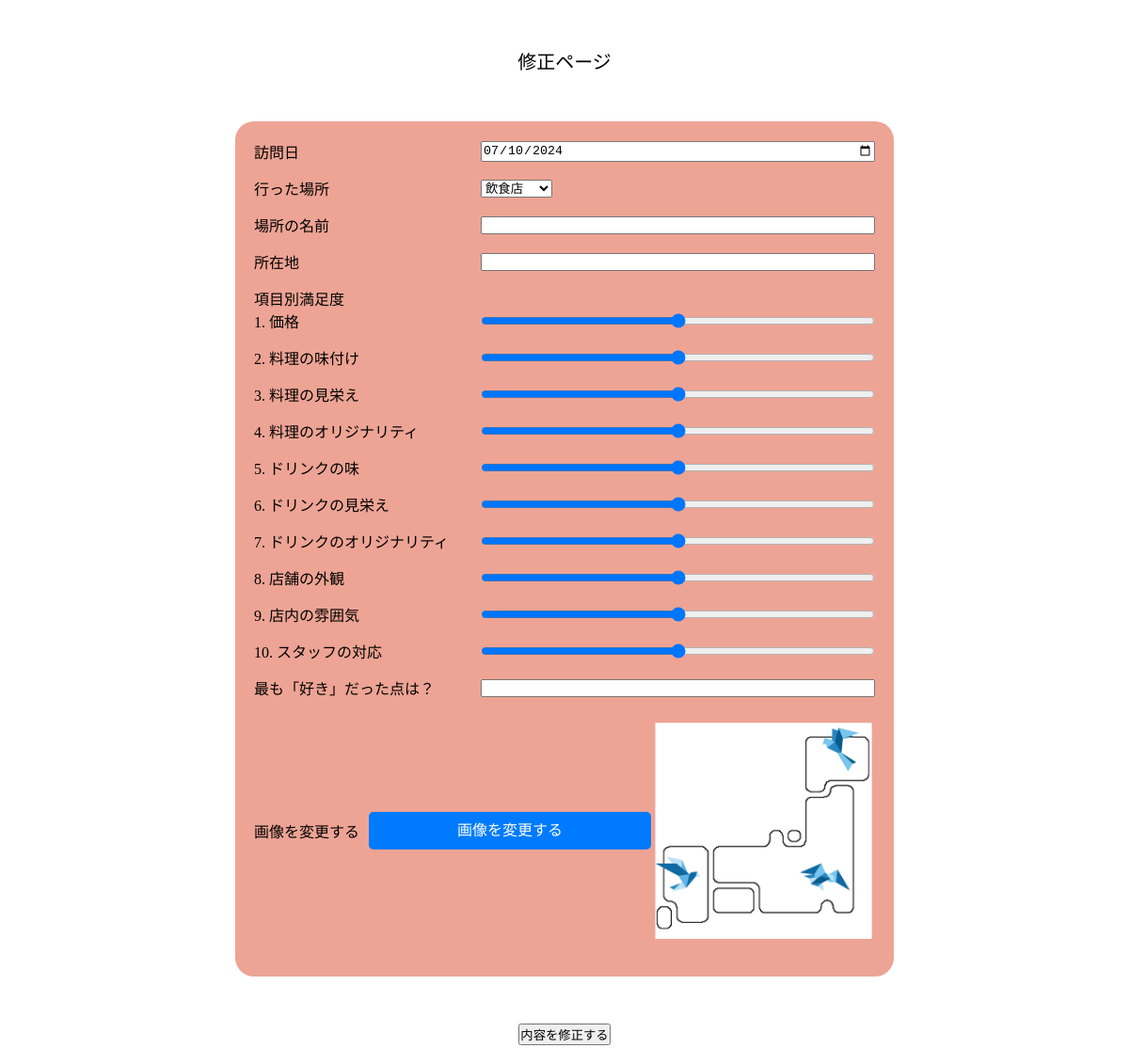
Screenshot of /detail.php?id=2 with the database file from the repository.
### tables this page shows
CREATE TABLE `favorites` (
  `id` int(11) NOT NULL,
  `visit_date` date NOT NULL,
  `place_type` varchar(50) NOT NULL,
  `facility_name` varchar(255) DEFAULT NULL,
  `location` varchar(255) DEFAULT NULL,
  `slider1` int(11) NOT NULL,
  `slider2` int(11) NOT NULL,
  `slider3` int(11) NOT NULL,
  `slider4` int(11) NOT NULL,
  `slider5` int(11) NOT NULL,
  `slider6` int(11) NOT NULL,
  `slider7` int(11) NOT NULL,
  `slider8` int(11) NOT NULL,
  `slider9` int(11) NOT NULL,
  `slider10` int(11) NOT NULL,
  `free_text` text DEFAULT NULL,
  `image_path` varchar(255) DEFAULT NULL
);

### detail.php (the view, shortened to what this page needs)
<?php
$pdo = db_conn();
$id = $_GET['id'];
$stmt = $pdo->prepare('SELECT * FROM favorites WHERE id = :id');
$stmt->bindValue(':id', $id, PDO::PARAM_INT);
$status = $stmt->execute();
if ($status === false) {
    sql_error($stmt);
} else {
    $favorite = $stmt->fetch(PDO::FETCH_ASSOC);
}
?>
<!DOCTYPE html>
<html lang="en">
<head>
    <link rel="stylesheet" href="css/style.css">
</head>
<body>
<div id="favPost">修正ページ</div>
<div class = "favorite-container">
    <form id="favorite" action="update.php" method="post" enctype="multipart/form-data">
               <div class="form-group inline">
                <label for="visit_date">訪問日</label>
                <input type="date" name="visit_date" value="<?= htmlspecialchars($favorite['visit_date']) ?>" id="visit_date">
            </div>
            <div class="form-group inline">
                <label for="place_type">行った場所</label>
                <select name="place_type" id="place_type">
                    <option value="restaurant" <?= $favorite['place_type'] == 'restaurant' ? 'selected' : '' ?>>飲食店</option>
                </select>
            </div>
            <div class="form-group inline">
                <label for="facility_name">場所の名前</label>
                <input type="text" name="facility_name" id="facility_name" value="<?= htmlspecialchars($favorite['facility_name']) ?>">
            </div>
            <div class="form-group inline">
                <label for="location">所在地</label>
                <input type="text" name="location" id="location" alue="<?= htmlspecialchars($favorite['location']) ?>">
            </div>
            <div id="measure_box">項目別満足度</div>
            <div class="form-group inline">
                <label for="slider1">1. 価格</label>
                <input type="range" name="slider1" value="<?= htmlspecialchars($favorite['slider1']) ?>" id="slider1" min="0" max="100" step="10">
            </div>
            <div class="form-group inline">
                <label for="slider2">2. 料理の味付け</label>
                <input type="range" name="slider2" value="<?= htmlspecialchars($favorite['slider2']) ?>" id="slider2" min="0" max="100" step="10">
            </div>
            <div class="form-group inline">
                <label for="slider3">3. 料理の見栄え</label>
                <input type="range" name="slider3" value="<?= htmlspecialchars($favorite['slider3']) ?>" id="slider3" min="0" max="100" step="10">
            </div>
            <div class="form-group inline">
                <label for="slider4">4. 料理のオリジナリティ</label>
                <input type="range" name="slider4" value="<?= htmlspecialchars($favorite['slider4']) ?>" id="slider4" min="0" max="100" step="10">
            </div>
            <div class="form-group inline">
                <label for="slider5">5. ドリンクの味</label>
                <input type="range" name="slider5" value="<?= htmlspecialchars($favorite['slider5']) ?>" id="slider5" min="0" max="100" step="10">
            </div>
            <div class="form-group inline">
                <label for="slider6">6. ドリンクの見栄え</label>
                <input type="range" name="slider6" value="<?= htmlspecialchars($favorite['slider6']) ?>" id="slider6" min="0" max="100" step="10">
            </div>
            <div class="form-group inline">
                <label for="slider7">7. ドリンクのオリジナリティ</label>
                <input type="range" name="slider7" value="<?= htmlspecialchars($favorite['slider7']) ?>" id="slider7" min="0" max="100" step="10">
            </div>
            <div class="form-group inline">
                <label for="slider8">8. 店舗の外観</label>
                <input type="range" name="slider8" value="<?= htmlspecialchars($favorite['slider8']) ?>" id="slider8" min="0" max="100" step="10">
            </div>
            <div class="form-group inline">
                <label for="slider9">9. 店内の雰囲気</label>
                <input type="range" name="slider9" value="<?= htmlspecialchars($favorite['slider9']) ?>" id="slider9" min="0" max="100" step="10">
            </div>
            <div class="form-group inline">
                <label for="slider10">10. スタッフの対応</label>
                <input type="range" name="slider10" value="<?= htmlspecialchars($favorite['slider10']) ?>" id="slider10" min="0" max="100" step="10">
            </div>
            <div class="form-group inline">
                <label for="free_text">最も「好き」だった点は？</label>
                <input type="text" name="free_text" id="free_text" value="<?= htmlspecialchars($favorite['free_text']) ?>">
            </div>
            <div class="upload-container">
                <label for="imageUpload">画像を変更する</label>
                <div class="custom-file-input">
            </div>
                <?php if (!empty($favorite['image_path'])): ?>
                    <img src="<?= htmlspecialchars($favorite['image_path']) ?>" alt="アップロードされた画像" class="favorite-image">
                <?php endif; ?>
            </div>
            </div>
            <div class="button-container">
            <button type="submit" id="register">内容を修正する</button>
        </div>
</body>
</html>

### css/style.css (style rules this page uses)
* { margin: 0; padding: 0; box-sizing: border-box; }
body { display: flex; flex-direction: column; align-items: center; justify-content: center; }
#question, #favPost { text-align: center; margin: 50px auto; width: fit-content; font-size: 20px; }
.button-container { display: flex; justify-content: center; align-items: center; padding-bottom: 20px; width: 100%; }
.favorite-container { display: flex; flex-direction: column; justify-content: center; align-items: center; background-color: rgba(219, 74, 43, 0.5); border-radius: 20px; width: 700px; height: auto; padding: 20px; margin-bottom: 50px; }
.favorite-container form { display: flex; flex-direction: column; width: 100%; }
.form-group { display: flex; align-items: center; margin-bottom: 15px; }
.form-group label { margin-right: 10px; }
.form-group input { flex: 1; }
.form-group.inline { display: flex; align-items: center; width: 100%; }
.form-group.inline label { width: 35%; }
.favorite-container img { width: 35%; height: auto; display: flex; margin: 10px auto; }
.upload-container { display: flex; align-items: center; margin-bottom: 10px; }
.upload-container label { margin-right: 10px; }

### detail.php (style rules this page uses)
.custom-file-input { position: relative; display: inline-block; width: 300px; height: 40px; margin: 10px 0; cursor: pointer; }
.custom-file-input::before { content: '画像を変更する'; display: inline-block; width: 100%; height: 100%; background: #007bff; color: white; text-align: center; line-height: 40px; border-radius: 5px; cursor: pointer; }

### rows the page displays
favorites: visit_date "07/10/2024", place_type "飲食店", slider1 "50", slider2 "50", slider3 "50", slider4 "50", slider5 "50", slider6 "50", slider7 "50", slider8 "50", slider9 "50", slider10 "50", image_path (picture)
